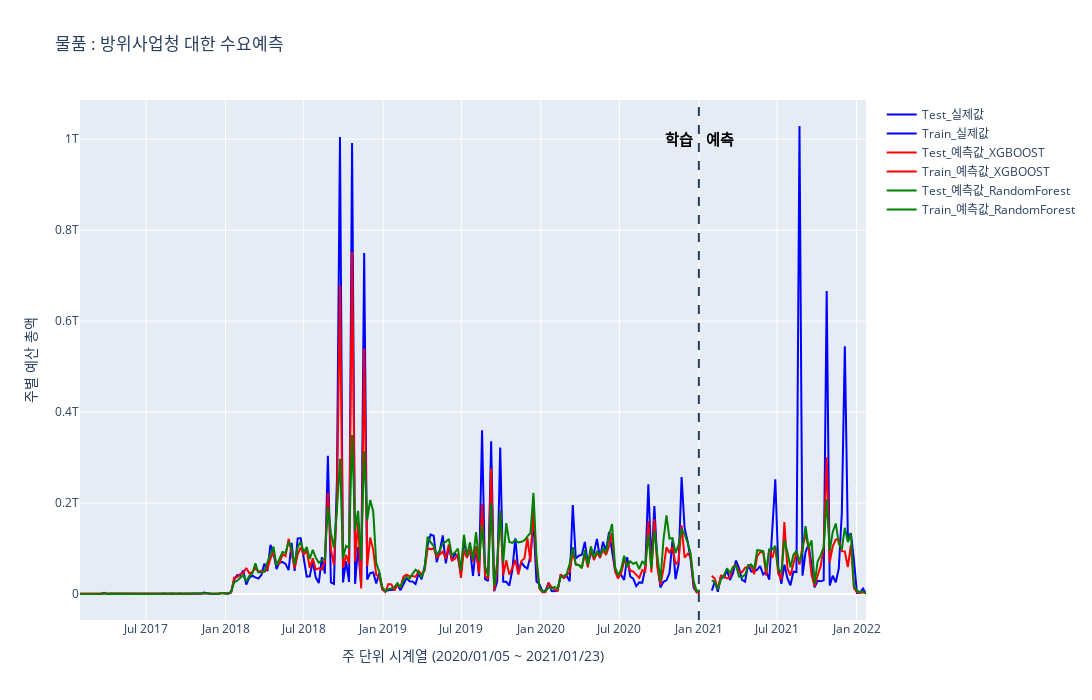

Notebook code for this chart:
### Code cell
# Total
fig = go.Figure()

fig.add_trace(go.Scatter(x = df2.index, y = df2[df2_1.columns[0]],name = 'Test_실제값',marker_color = 'blue'))
fig.add_trace(go.Scatter(x = df2_1.index, y = df2_1[df2_1.columns[0]],name = 'Train_실제값',marker_color = 'blue'))
fig.add_trace(go.Scatter(x = df1.index, y = df1[0], name = 'Test_예측값_XGBOOST',marker_color = 'red'))#,mode='lines+markers'

fig.add_trace(go.Scatter(x = df1_1.index, y = df1_1[0], name = 'Train_예측값_XGBOOST',marker_color = 'red'))


fig.add_trace(go.Scatter(x = df3.index, y = df3[0], name = 'Test_예측값_RandomForest',marker_color = 'green'))

fig.add_trace(go.Scatter(x = df3_1.index, y = df3_1[0], name = 'Train_예측값_RandomForest',marker_color = 'green'))
fig.add_vline(x = '2021-01-01',line_dash="dash")
fig.add_annotation(
            x="2021-02-20",
            y=10**12,
            text="<b>예측</b>",
            showarrow=False,
            font=dict(
                size=15,
                color = 'black'
                ),
            align="center",
            ax=40,
            ay=-30,

)
fig.add_annotation(
            x="2020-11-15",
            y=10**12,
            text="<b>학습</b>",
            showarrow=False,
            font=dict(
                size=15,
                color = 'black'
                ),
            align="center",
            ax=40,
            ay=-30,

)

fig.update_layout(
    autosize=False,
    width=1500,
    height=700,
    title= '물품 : 방위사업청 대한 수요예측 '
    )

fig.update_xaxes(title = '주 단위 시계열 (2020/01/05 ~ 2021/01/23)')
fig.update_yaxes(title = '주별 예산 총액')

fig.write_html("주별.html")
fig.show()
